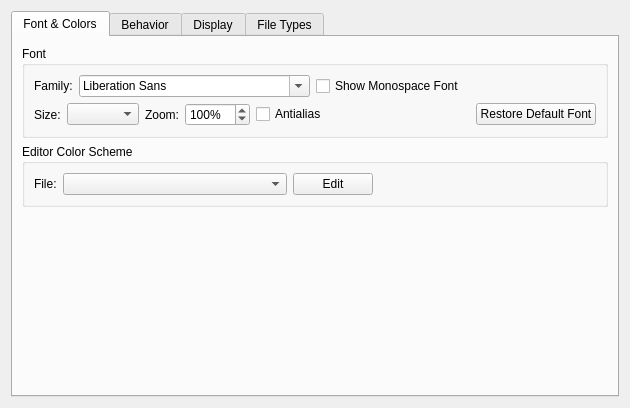
<?xml version="1.0" encoding="UTF-8"?>
<ui version="4.0">
 <class>LiteEditorOption</class>
 <widget class="QWidget" name="LiteEditorOption">
  <property name="geometry">
   <rect>
    <x>0</x>
    <y>0</y>
    <width>630</width>
    <height>390</height>
   </rect>
  </property>
  <property name="windowTitle">
   <string>Form</string>
  </property>
  <layout class="QVBoxLayout" name="verticalLayout_6">
   <item>
    <widget class="QTabWidget" name="tabWidget">
     <property name="currentIndex">
      <number>0</number>
     </property>
     <widget class="QWidget" name="tab">
      <attribute name="title">
       <string>Font &amp;&amp; Colors</string>
      </attribute>
      <layout class="QVBoxLayout" name="verticalLayout_3">
       <item>
        <widget class="QGroupBox" name="groupBox">
         <property name="title">
          <string>Font</string>
         </property>
         <layout class="QVBoxLayout" name="verticalLayout_10">
          <item>
           <layout class="QHBoxLayout" name="horizontalLayout">
            <item>
             <widget class="QLabel" name="label_2">
              <property name="text">
               <string>Family:</string>
              </property>
             </widget>
            </item>
            <item>
             <widget class="QFontComboBox" name="fontComboBox"/>
            </item>
            <item>
             <widget class="QCheckBox" name="monospaceFontCheckBox">
              <property name="text">
               <string>Show Monospace Font</string>
              </property>
             </widget>
            </item>
            <item>
             <spacer name="horizontalSpacer_7">
              <property name="orientation">
               <enum>Qt::Horizontal</enum>
              </property>
              <property name="sizeHint" stdset="0">
               <size>
                <width>40</width>
                <height>20</height>
               </size>
              </property>
             </spacer>
            </item>
           </layout>
          </item>
          <item>
           <layout class="QHBoxLayout" name="horizontalLayout_7">
            <item>
             <widget class="QLabel" name="label">
              <property name="text">
               <string>Size:</string>
              </property>
             </widget>
            </item>
            <item>
             <widget class="QComboBox" name="sizeComboBox">
              <property name="sizePolicy">
               <sizepolicy hsizetype="Preferred" vsizetype="Fixed">
                <horstretch>0</horstretch>
                <verstretch>0</verstretch>
               </sizepolicy>
              </property>
              <property name="editable">
               <bool>false</bool>
              </property>
             </widget>
            </item>
            <item>
             <widget class="QLabel" name="label_6">
              <property name="text">
               <string>Zoom:</string>
              </property>
             </widget>
            </item>
            <item>
             <widget class="QSpinBox" name="fontZoomSpinBox">
              <property name="suffix">
               <string>%</string>
              </property>
              <property name="minimum">
               <number>10</number>
              </property>
              <property name="maximum">
               <number>1000</number>
              </property>
              <property name="singleStep">
               <number>10</number>
              </property>
              <property name="value">
               <number>100</number>
              </property>
             </widget>
            </item>
            <item>
             <widget class="QCheckBox" name="antialiasCheckBox">
              <property name="text">
               <string>Antialias</string>
              </property>
             </widget>
            </item>
            <item>
             <spacer name="horizontalSpacer_6">
              <property name="orientation">
               <enum>Qt::Horizontal</enum>
              </property>
              <property name="sizeHint" stdset="0">
               <size>
                <width>40</width>
                <height>20</height>
               </size>
              </property>
             </spacer>
            </item>
            <item>
             <widget class="QPushButton" name="restoreDefaultFontButton">
              <property name="text">
               <string>Restore Default Font</string>
              </property>
             </widget>
            </item>
           </layout>
          </item>
         </layout>
        </widget>
       </item>
       <item>
        <widget class="QGroupBox" name="groupBox_2">
         <property name="title">
          <string>Editor Color Scheme</string>
         </property>
         <layout class="QVBoxLayout" name="verticalLayout_9">
          <item>
           <layout class="QHBoxLayout" name="horizontalLayout_2">
            <item>
             <widget class="QLabel" name="label_3">
              <property name="text">
               <string>File:</string>
              </property>
             </widget>
            </item>
            <item>
             <widget class="QComboBox" name="styleComboBox">
              <property name="sizePolicy">
               <sizepolicy hsizetype="Expanding" vsizetype="Fixed">
                <horstretch>0</horstretch>
                <verstretch>0</verstretch>
               </sizepolicy>
              </property>
             </widget>
            </item>
            <item>
             <widget class="QPushButton" name="editPushButton">
              <property name="text">
               <string>Edit</string>
              </property>
             </widget>
            </item>
            <item>
             <spacer name="horizontalSpacer_2">
              <property name="orientation">
               <enum>Qt::Horizontal</enum>
              </property>
              <property name="sizeHint" stdset="0">
               <size>
                <width>37</width>
                <height>17</height>
               </size>
              </property>
             </spacer>
            </item>
           </layout>
          </item>
         </layout>
        </widget>
       </item>
       <item>
        <spacer name="verticalSpacer">
         <property name="orientation">
          <enum>Qt::Vertical</enum>
         </property>
         <property name="sizeHint" stdset="0">
          <size>
           <width>20</width>
           <height>40</height>
          </size>
         </property>
        </spacer>
       </item>
      </layout>
     </widget>
     <widget class="QWidget" name="tab_4">
      <attribute name="title">
       <string>Behavior</string>
      </attribute>
      <layout class="QVBoxLayout" name="verticalLayout_4">
       <item>
        <widget class="QGroupBox" name="groupBox_6">
         <property name="title">
          <string>Syntax Auto-completion</string>
         </property>
         <layout class="QHBoxLayout" name="horizontalLayout_5">
          <item>
           <widget class="QCheckBox" name="autoBraces0CheckBox">
            <property name="toolTip">
             <string notr="true"/>
            </property>
            <property name="text">
             <string notr="true">{}</string>
            </property>
           </widget>
          </item>
          <item>
           <widget class="QCheckBox" name="autoBraces1CheckBox">
            <property name="toolTip">
             <string notr="true"/>
            </property>
            <property name="text">
             <string notr="true"> ()</string>
            </property>
           </widget>
          </item>
          <item>
           <widget class="QCheckBox" name="autoBraces2CheckBox">
            <property name="toolTip">
             <string notr="true"/>
            </property>
            <property name="text">
             <string notr="true">[]</string>
            </property>
           </widget>
          </item>
          <item>
           <widget class="QCheckBox" name="autoBraces3CheckBox">
            <property name="toolTip">
             <string notr="true"/>
            </property>
            <property name="text">
             <string notr="true">''</string>
            </property>
           </widget>
          </item>
          <item>
           <widget class="QCheckBox" name="autoBraces4CheckBox">
            <property name="toolTip">
             <string notr="true"/>
            </property>
            <property name="text">
             <string notr="true">&quot;&quot;</string>
            </property>
           </widget>
          </item>
          <item>
           <widget class="QCheckBox" name="autoBraces5CheckBox">
            <property name="toolTip">
             <string/>
            </property>
            <property name="text">
             <string notr="true">``</string>
            </property>
           </widget>
          </item>
         </layout>
        </widget>
       </item>
       <item>
        <widget class="QGroupBox" name="groupBox_3">
         <property name="title">
          <string>Behavior</string>
         </property>
         <layout class="QVBoxLayout" name="verticalLayout_2">
          <item>
           <widget class="QCheckBox" name="autoIndentCheckBox">
            <property name="text">
             <string>Automatic indentation</string>
            </property>
           </widget>
          </item>
          <item>
           <widget class="QCheckBox" name="completerFuzzyCheckBox">
            <property name="text">
             <string>Fuzzy code completion</string>
            </property>
           </widget>
          </item>
          <item>
           <widget class="QCheckBox" name="completerCaseSensitiveCheckBox">
            <property name="text">
             <string>Case sensitive code completion</string>
            </property>
           </widget>
          </item>
          <item>
           <layout class="QHBoxLayout" name="horizontalLayout_3" stretch="1,1,6">
            <item>
             <widget class="QLabel" name="label_4">
              <property name="text">
               <string>Code completion prefix length:</string>
              </property>
             </widget>
            </item>
            <item>
             <widget class="QLineEdit" name="preMinLineEdit">
              <property name="sizePolicy">
               <sizepolicy hsizetype="Preferred" vsizetype="Fixed">
                <horstretch>0</horstretch>
                <verstretch>0</verstretch>
               </sizepolicy>
              </property>
             </widget>
            </item>
            <item>
             <spacer name="horizontalSpacer_3">
              <property name="orientation">
               <enum>Qt::Horizontal</enum>
              </property>
              <property name="sizeHint" stdset="0">
               <size>
                <width>40</width>
                <height>20</height>
               </size>
              </property>
             </spacer>
            </item>
           </layout>
          </item>
          <item>
           <widget class="QCheckBox" name="cleanCompleterCacheCheckBox">
            <property name="text">
             <string>Clean completion cache when saving files</string>
            </property>
           </widget>
          </item>
          <item>
           <widget class="QCheckBox" name="cleanWhitespaceOnSaveCheckBox">
            <property name="text">
             <string>Clean whitespace when saving files</string>
            </property>
           </widget>
          </item>
          <item>
           <widget class="QCheckBox" name="wheelZoomingCheckBox">
            <property name="text">
             <string>Enable scroll wheel zooming</string>
            </property>
           </widget>
          </item>
          <item>
           <widget class="QCheckBox" name="enableCopyToHtmlCheckBox">
            <property name="text">
             <string>Add copied text into the clipboard as HTML</string>
            </property>
           </widget>
          </item>
          <item>
           <widget class="QCheckBox" name="allowVscrollLastLineCheckBox">
            <property name="text">
             <string>Allow vertical scrolling to the last line [*]</string>
            </property>
           </widget>
          </item>
         </layout>
        </widget>
       </item>
       <item>
        <spacer name="verticalSpacer_2">
         <property name="orientation">
          <enum>Qt::Vertical</enum>
         </property>
         <property name="sizeHint" stdset="0">
          <size>
           <width>20</width>
           <height>40</height>
          </size>
         </property>
        </spacer>
       </item>
      </layout>
     </widget>
     <widget class="QWidget" name="tab_3">
      <attribute name="title">
       <string>Display</string>
      </attribute>
      <layout class="QVBoxLayout" name="verticalLayout_7">
       <item>
        <widget class="QGroupBox" name="groupBox_5">
         <property name="title">
          <string>Load File</string>
         </property>
         <layout class="QVBoxLayout" name="verticalLayout">
          <item>
           <widget class="QCheckBox" name="noprintCheckBox">
            <property name="text">
             <string>Check and convert no printable char to '.'</string>
            </property>
           </widget>
          </item>
         </layout>
        </widget>
       </item>
       <item>
        <widget class="QGroupBox" name="groupBox_4">
         <property name="title">
          <string>Display</string>
         </property>
         <layout class="QVBoxLayout" name="verticalLayout_8">
          <item>
           <widget class="QCheckBox" name="codeFoldVisibleCheckBox">
            <property name="text">
             <string>Display code fold</string>
            </property>
           </widget>
          </item>
          <item>
           <widget class="QCheckBox" name="visualizeWhitespaceCheckBox">
            <property name="text">
             <string>Display VisualizeWhitespace</string>
            </property>
           </widget>
          </item>
          <item>
           <widget class="QCheckBox" name="eofVisibleCheckBox">
            <property name="text">
             <string>Display EOF</string>
            </property>
           </widget>
          </item>
          <item>
           <widget class="QCheckBox" name="defaultWordWrapCheckBox">
            <property name="text">
             <string>Word wrap by default</string>
            </property>
           </widget>
          </item>
          <item>
           <widget class="QCheckBox" name="lineNumberVisibleCheckBox">
            <property name="text">
             <string>Display line numbers</string>
            </property>
           </widget>
          </item>
          <item>
           <widget class="QCheckBox" name="indentLineCheckBox">
            <property name="text">
             <string>Display indent guide</string>
            </property>
           </widget>
          </item>
          <item>
           <layout class="QHBoxLayout" name="horizontalLayout_4">
            <item>
             <widget class="QCheckBox" name="rightLineVisibleCheckBox">
              <property name="text">
               <string>Display right margin at column</string>
              </property>
             </widget>
            </item>
            <item>
             <widget class="QSpinBox" name="rightLineWidthSpinBox">
              <property name="minimum">
               <number>1</number>
              </property>
              <property name="maximum">
               <number>1024</number>
              </property>
              <property name="value">
               <number>80</number>
              </property>
             </widget>
            </item>
            <item>
             <spacer name="horizontalSpacer_4">
              <property name="orientation">
               <enum>Qt::Horizontal</enum>
              </property>
              <property name="sizeHint" stdset="0">
               <size>
                <width>40</width>
                <height>20</height>
               </size>
              </property>
             </spacer>
            </item>
           </layout>
          </item>
          <item>
           <widget class="QCheckBox" name="offsetCheckBox">
            <property name="text">
             <string>Display offset position</string>
            </property>
           </widget>
          </item>
         </layout>
        </widget>
       </item>
       <item>
        <spacer name="verticalSpacer_3">
         <property name="orientation">
          <enum>Qt::Vertical</enum>
         </property>
         <property name="sizeHint" stdset="0">
          <size>
           <width>20</width>
           <height>40</height>
          </size>
         </property>
        </spacer>
       </item>
      </layout>
     </widget>
     <widget class="QWidget" name="tab_2">
      <attribute name="title">
       <string>File Types</string>
      </attribute>
      <layout class="QVBoxLayout" name="verticalLayout_5">
       <item>
        <widget class="QTreeView" name="mimeTreeView"/>
       </item>
      </layout>
     </widget>
    </widget>
   </item>
  </layout>
 </widget>
 <resources/>
 <connections/>
</ui>
